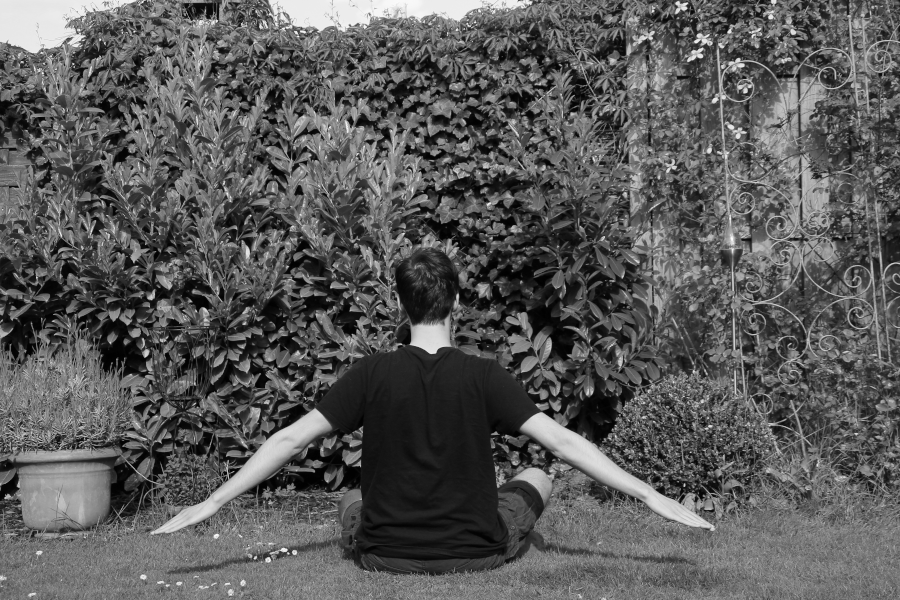
#> input picture Übung 3/serienbild2/bild1.png, 900 x 600 px
$ python aufgabenblatt-3_aufgabe-2.py   (older library calls are emulated)
#> lines starting #> are read from the running program, lines starting #| are printed output that depends on the picture; after the words box and inside, x2 and y2 are one past the last pixel; in counts of white or black regions, pixels touching at a corner belong together
# -*- coding: utf-8 -*-
"""
Aufgabenblatt 3, Aufgabe 2
"""

import numpy as np
import matplotlib.pyplot as plt
from skimage.io import imread
# from skimage.color import rgb2gray

#1.
prefix = "serienbild2/bild"
appendix = ".png"
image1 = imread(prefix+"1"+appendix).astype(np.float)
#> image1: shape (600, 900) float64; min 1, max 254, mean 89.8
image2 = imread(prefix+"2"+appendix).astype(np.float)
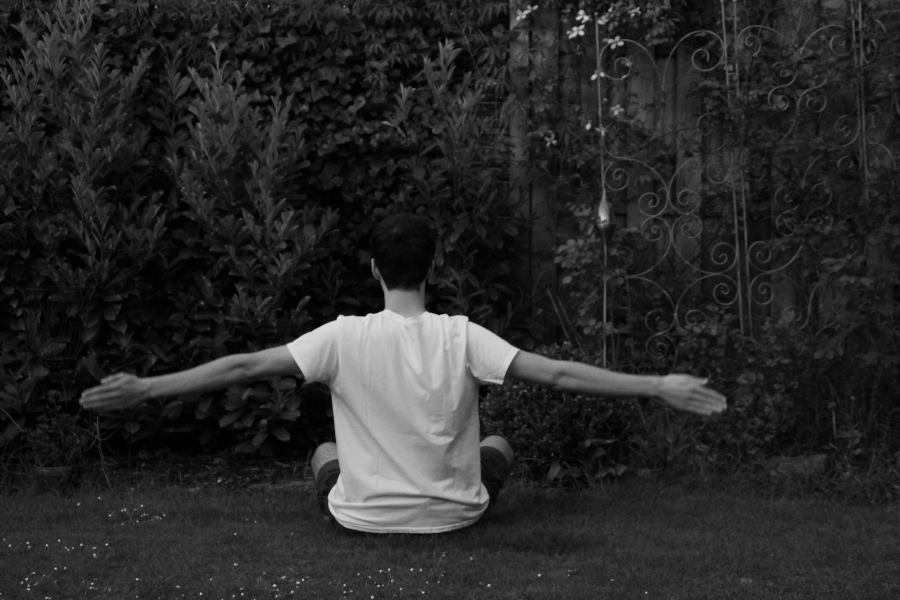
#> input picture Übung 3/serienbild2/bild2.png, 900 x 600 px
#> image2: shape (600, 900) float64; min 0, max 221, mean 41
image3 = imread(prefix+"3"+appendix).astype(np.float)
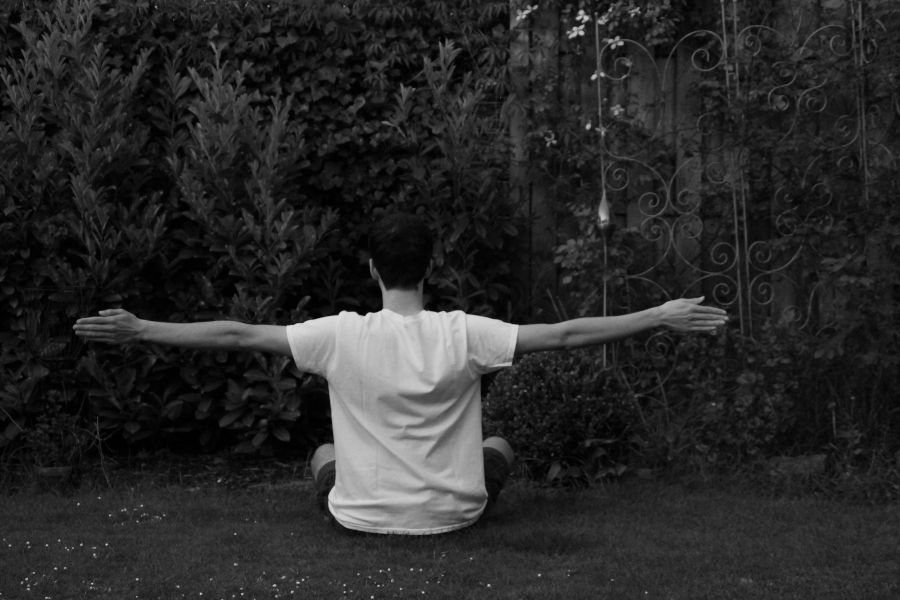
#> input picture Übung 3/serienbild2/bild3.png, 900 x 600 px
#> image3: shape (600, 900) float64; min 0, max 221, mean 41.2
image4 = imread(prefix+"4"+appendix).astype(np.float)
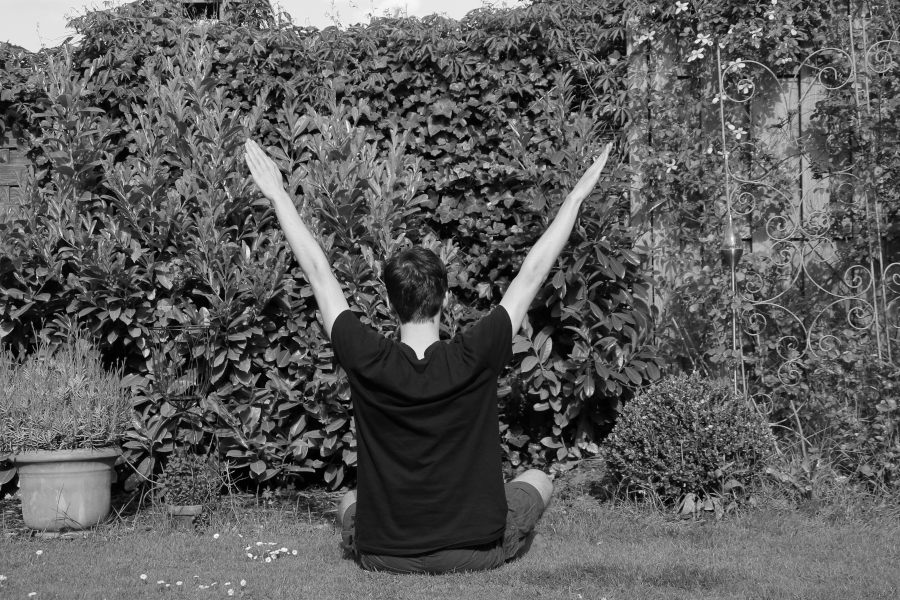
#> input picture Übung 3/serienbild2/bild4.png, 900 x 600 px
#> image4: shape (600, 900) float64; min 1, max 255, mean 92.6
image5 = imread(prefix+"5"+appendix).astype(np.float)
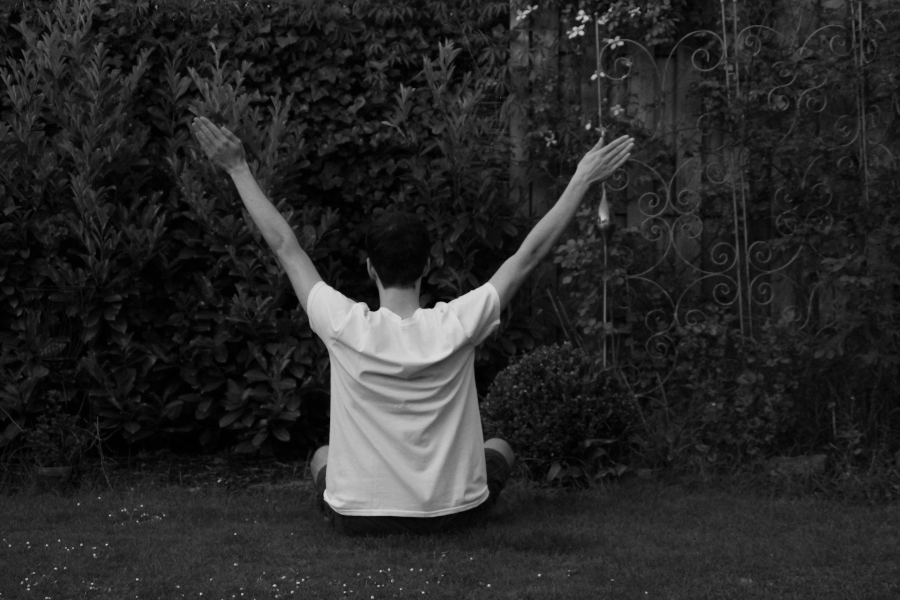
#> input picture Übung 3/serienbild2/bild5.png, 900 x 600 px
#> image5: shape (600, 900) float64; min 0, max 218, mean 40.3

background1 = (image1 + image2 + image3 + image4 + image5)/5
plt.imshow(background1, cmap="Greys_r")

"""
5 Bilder reichen nicht aus, da man immer noch "Geister-Bälle" erkennt.
"""

#2.
"""
Da der Ball heller ist als der Hintergrund, kann man von den 5 Pixeln immer den dunkelsten nehmen,
um ein "Hintergrund"-Pixel zu erhalten. Da der dunkelste Pixel aber noch den Schatten beinhaltet,
wird stattdessen der mittlerste, also der dritthellste/dunkelste, der 5 Pixel genommen.
Würde man den hellsten Pixel nehmen, hätte man basically bereits das fertige Bild :D
"""
# Ich hab' keine Ahnung, wie man das ohne Schleife macht... geht bestimmt, finde nur nichts...
background2 = np.zeros_like(image1)
for y in range(background2.shape[0]):
    for x in range(background2.shape[1]):
        background2[y,x] = np.sort((image1[y,x], image2[y,x], image3[y,x], image4[y,x], image5[y,x]))[2]

# plt.imshow(background2, cmap="Greys_r")

#3.
# threshold = 17  # Testweise guter Wert für gegebene Bilder
threshold = 6  # Testweise guter Wert für eigene Bilder

image1obj = abs(image1 - background2) > threshold
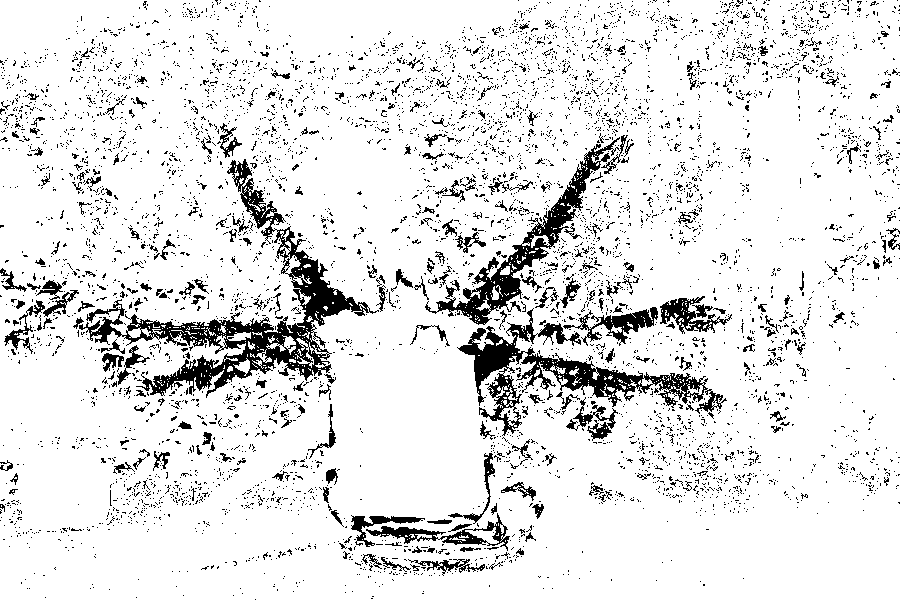
#> image1obj: shape (600, 900) bool; 89.3% white; 5922 black regions (5658 under 20 px), largest, box (x1, y1, x2, y2) and area: (79, 159, 379, 398) 10854, (457, 308, 727, 436) 6825, (425, 137, 620, 325) 4750
image2obj = abs(image2 - background2) > threshold
#> image2obj: shape (600, 900) bool; 9.7% white; 1555 white regions (1516 under 20 px), largest, box (x1, y1, x2, y2) and area: (71, 232, 710, 536) 37540, (520, 134, 635, 245) 2866, (191, 116, 287, 229) 2825
image3obj = abs(image3 - background2) > threshold
#> image3obj: shape (600, 900) bool; 10.6% white; 1697 white regions (1666 under 20 px), largest, box (x1, y1, x2, y2) and area: (74, 257, 728, 495) 38284, (321, 476, 490, 537) 4851, (498, 134, 635, 273) 3516
image4obj = abs(image4 - background2) > threshold
#> image4obj: shape (600, 900) bool; 90.4% white; black in thin lines or dots
image5obj = abs(image5 - background2) > threshold
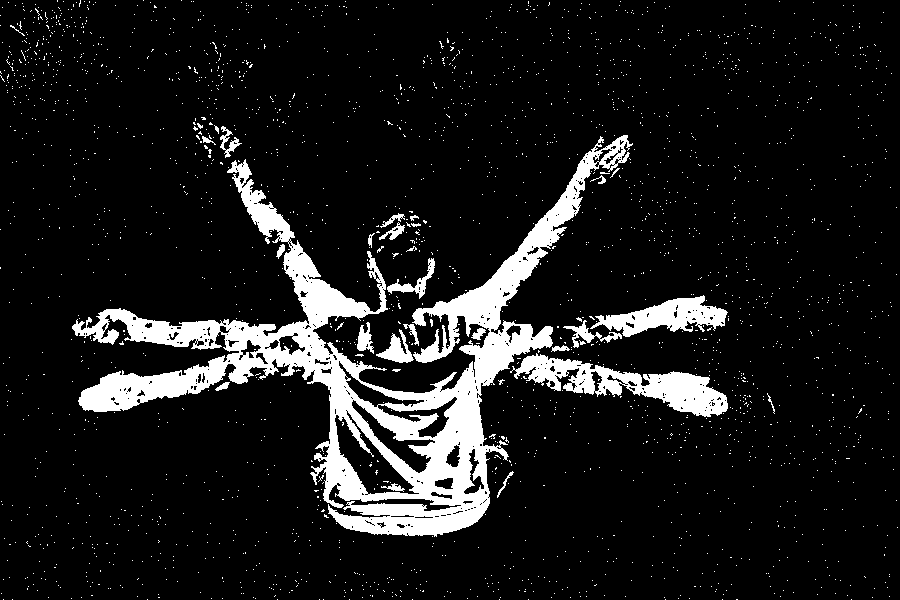
#> image5obj: shape (600, 900) bool; 10.6% white; 2421 white regions (2394 under 20 px), largest, box (x1, y1, x2, y2) and area: (72, 135, 633, 537) 42629, (510, 353, 728, 417) 5106, (590, 295, 728, 337) 2704

#4.
serienbild = np.copy(background2)
serienbild = np.where(image1obj, image1 * image1obj, serienbild)
serienbild = np.where(image2obj, image2 * image2obj, serienbild)
serienbild = np.where(image3obj, image3 * image3obj, serienbild)
serienbild = np.where(image4obj, image4 * image4obj, serienbild)
serienbild = np.where(image5obj, image5 * image5obj, serienbild).astype(np.uint8)
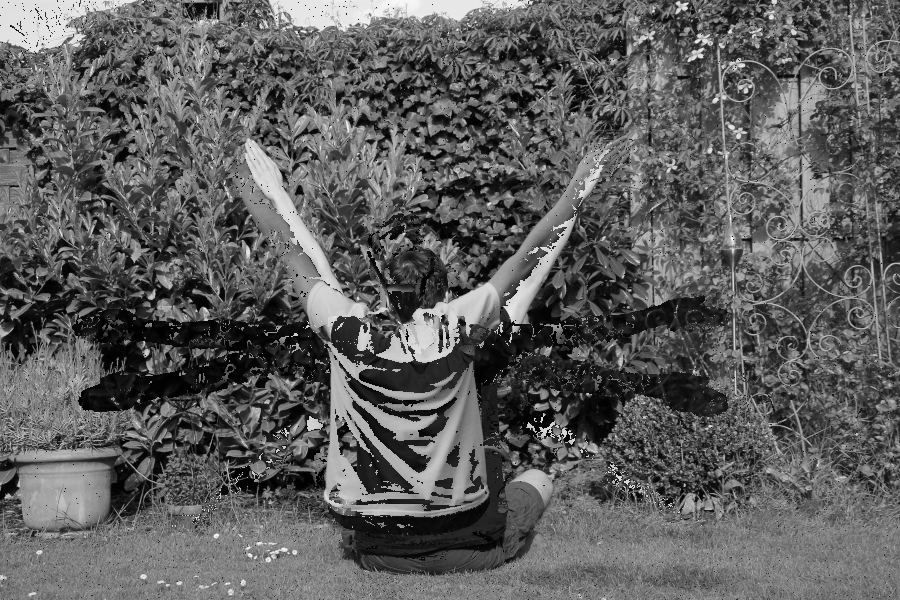
#> serienbild: shape (600, 900); min 0, max 255, mean 94.5
plt.imshow(serienbild, cmap="Greys_r")

#5.
plt.imsave("./serienbild.png", serienbild, cmap="Greys_r")
